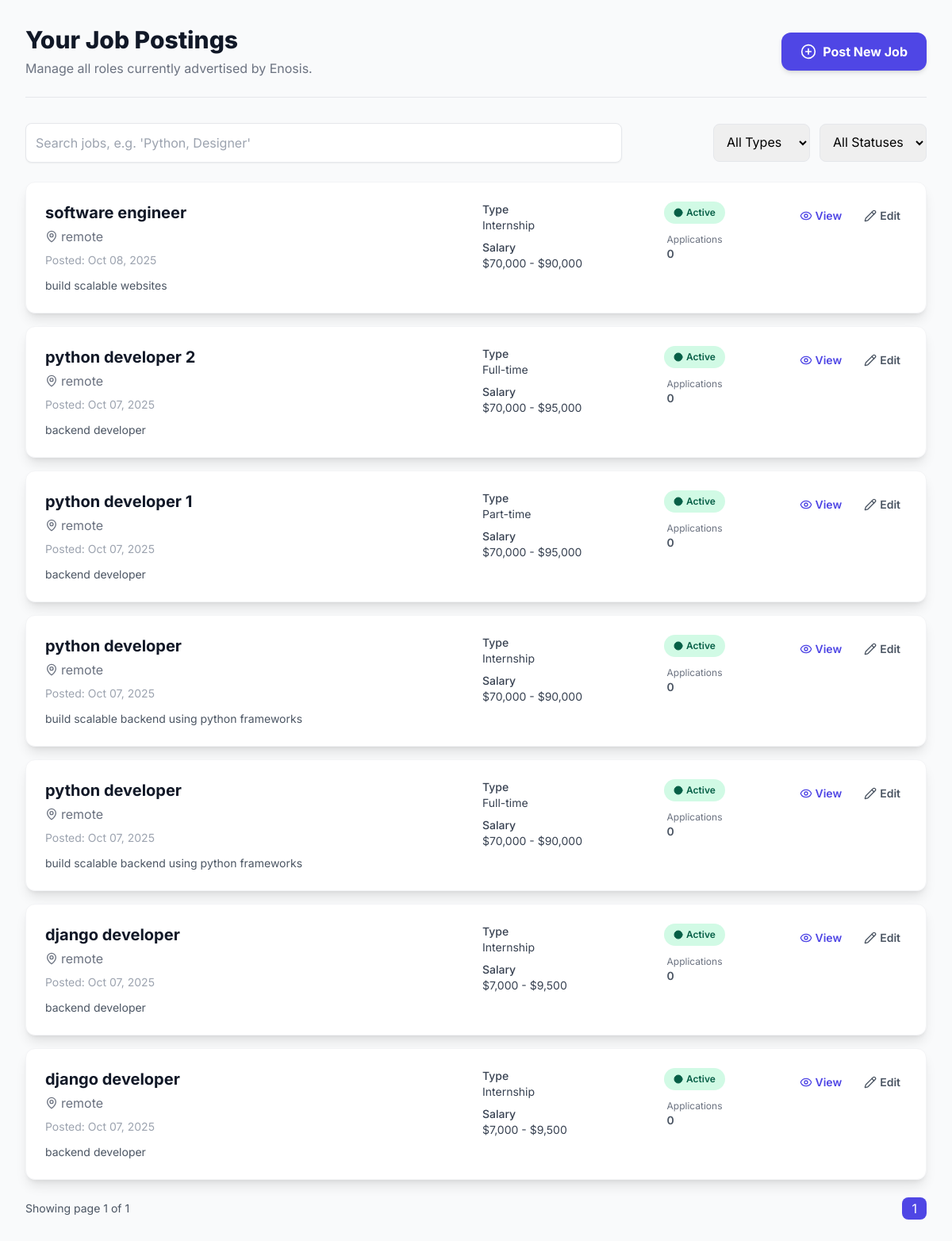
/company/jobs/ (signed in), run on the app's committed database.
### home/models.py (models this page shows, shortened)
class CompanyProfile(models.Model):
    user = models.OneToOneField(User, on_delete=models.CASCADE)
    company_name = models.CharField(max_length=200)
    industry = models.CharField(max_length=100)
    company_size = models.CharField(max_length=50)
    contact_person = models.CharField(max_length=150)
    phone_number = models.CharField(max_length=20)
    website = models.URLField(blank=True, null=True)
    agree_terms = models.BooleanField(default=False)

class JobPosting(models.Model):
    company = models.ForeignKey(
        CompanyProfile,
        on_delete=models.CASCADE,
        related_name='job_postings',
        help_text="The company that posted this job."
    )
    title = models.CharField(max_length=255, help_text="The job title (e.g., 'Senior Python Developer')")
    description = models.TextField(help_text="Detailed description of the role.")
    location = models.CharField(max_length=100, help_text="City, State, or 'Remote'")
    JOB_TYPES = [
        ('FT', 'Full-time'),
        ('PT', 'Part-time'),
        ('CT', 'Contract'),
        ('IT', 'Internship'),
    ]
    job_type = models.CharField(
        max_length=2,
        choices=JOB_TYPES,
        default='FT',
        help_text="Type of employment."
    )
    min_salary = models.IntegerField(
        null=True,
        blank=True,
        validators=[MinValueValidator(0)],
        help_text="Minimum expected annual salary (optional)."
    )
    max_salary = models.IntegerField(
        null=True,
        blank=True,
        validators=[MinValueValidator(0)],
        help_text="Maximum expected annual salary (optional)."
    )
    requirements = models.TextField(help_text="Key skills and qualifications required (e.g., technologies, education).")
    posted_date = models.DateTimeField(auto_now_add=True)
    application_deadline = models.DateField(null=True, blank=True)
    is_active = models.BooleanField(default=True, help_text="Is this job currently accepting applications?")
    class Meta:
        ordering = ['-posted_date']
        verbose_name_plural = "Job Postings"

### home/views.py (the view)
# urls.py: path('company/jobs/', views.company_job_list, name='company_job_list'),
@login_required
def company_job_list(request):
    try:
        company_profile = CompanyProfile.objects.get(user=request.user)
    except CompanyProfile.DoesNotExist:
        messages.error(request, "You must be a registered company to view your job list.")
        return redirect('company_dashboard')
    job_qs = JobPosting.objects.filter(company=company_profile).annotate(app_count=Count('applications')).order_by('-posted_date')
    paginator = Paginator(job_qs, 10)
    page = request.GET.get('page', 1)
    try:
        jobs_page = paginator.page(page)
    except PageNotAnInteger:
        jobs_page = paginator.page(1)
    except EmptyPage:
        jobs_page = paginator.page(paginator.num_pages)
    context = {
        'job_list': jobs_page,
        'company_name': company_profile.company_name,
        'paginator': paginator,
        'page_obj': jobs_page,
    }
    return render(request, 'CompanyJobListing.html', context)

### home/templates/CompanyJobListing.html (shortened to what this page needs)
<!DOCTYPE html>
{% load humanize %}
<html lang="en">
<head>
    <script src="https://cdn.tailwindcss.com"></script>
</head>
<body class="min-h-screen p-4 sm:p-8">
    <div class="max-w-6xl mx-auto">
        <header class="mb-8 border-b pb-6 flex flex-col md:flex-row justify-between items-start md:items-center">
            <div>
                <h1 class="text-3xl font-extrabold text-gray-900 leading-tight">Your Job Postings</h1>
                <p class="text-gray-500 mt-1">Manage all roles currently advertised by {{ company_name|default:"Your Company" }}.</p>
            </div>
            <a href="{% url 'post_job' %}"
               class="mt-4 md:mt-0 px-6 py-3 bg-indigo-600 text-white rounded-xl font-bold hover:bg-indigo-700 transition duration-150 shadow-md flex items-center">
                <i data-lucide="plus-circle" class="w-5 h-5 mr-2"></i>
                Post New Job
            </a>
        </header>
        <div class="mb-6 grid grid-cols-1 md:grid-cols-3 gap-4 items-center">
            <div class="md:col-span-2">
                <input id="jobSearch" type="text" placeholder="Search jobs, e.g. 'Python, Designer'"
                       class="w-full p-3 border border-gray-200 rounded-lg shadow-sm" />
            </div>
            <div class="flex gap-3 md:justify-end">
                <select id="filterType" class="p-3 border border-gray-200 rounded-lg">
                    <option value="">All Types</option>
                </select>
                <select id="filterStatus" class="p-3 border border-gray-200 rounded-lg">
                    <option value="">All Statuses</option>
                </select>
            </div>
        </div>
        {% if job_list %}
            <div id="jobsContainer" class="space-y-4">
                {% for job in job_list %}
                <div class="bg-white rounded-xl shadow-lg p-6 hover:shadow-xl transition duration-300 border border-gray-100"
                     data-title="{{ job.title|lower }}"
                     data-location="{{ job.location|lower }}"
                     data-type="{{ job.job_type }}"
                     data-status="{% if job.is_active %}active{% else %}inactive{% endif %}">
                    <div class="grid grid-cols-1 md:grid-cols-12 gap-4 items-start">
                        <div class="md:col-span-6">
                            <h2 class="text-xl font-bold text-gray-900 hover:text-indigo-600 transition duration-150">
                                <a href="{% url 'job_detail' pk=job.pk %}">{{ job.title }}</a>
                            </h2>
                            <p class="text-gray-500 mt-1 flex items-center">
                                <i data-lucide="map-pin" class="w-4 h-4 mr-1"></i>
                                {{ job.location }}
                            </p>
                            <p class="text-sm text-gray-400 mt-2">Posted: {{ job.posted_date|date:"M d, Y" }}</p>
                            <p class="text-sm text-gray-600 mt-3 line-clamp-3">{{ job.description|truncatechars:180 }}</p>
                        </div>
                        <div class="md:col-span-2 text-sm text-gray-700">
                            <div class="mb-2"><span class="font-medium">Type</span><div>{{ job.get_job_type_display }}</div></div>
                            <div class="mb-2"><span class="font-medium">Salary</span>
                                <div>
                                    {% if job.min_salary and job.max_salary %}
                                        ${{ job.min_salary|intcomma }} - ${{ job.max_salary|intcomma }}
                                    {% elif job.min_salary %}
                                        From ${{ job.min_salary|intcomma }}
                                    {% elif job.max_salary %}
                                        Up to ${{ job.max_salary|intcomma }}
                                    {% else %}
                                        Not specified
                                    {% endif %}
                                </div>
                            </div>
                        </div>
                        <div class="md:col-span-2 flex flex-col items-start md:items-center text-sm">
                            <span class="inline-flex items-center px-3 py-1.5 text-xs font-semibold rounded-full
                                {% if job.is_active %} job-status-active {% else %} job-status-inactive {% endif %}">
                                <i data-lucide="circle" class="w-3 h-3 mr-1 fill-current"></i>
                                {% if job.is_active %} Active {% else %} Inactive {% endif %}
                            </span>
                            <div class="mt-3 text-gray-600">
                                <div class="text-xs text-gray-500">Applications</div>
                                <div class="font-semibold">{{ job.app_count }}</div>
                            </div>
                        </div>
                        <div class="md:col-span-2 flex justify-start md:justify-end space-x-3 mt-3 md:mt-0">
                            <a href="{% url 'job_detail' pk=job.pk %}"
                               class="text-sm font-semibold text-indigo-600 hover:text-indigo-700 transition duration-150 p-2 rounded-lg hover:bg-indigo-50 flex items-center">
                                <i data-lucide="eye" class="w-4 h-4 mr-1"></i>
                                View
                            </a>
                            <a href="{% url 'post_job' %}?id={{ job.pk }}"
                               class="text-sm font-semibold text-gray-600 hover:text-gray-700 transition duration-150 p-2 rounded-lg hover:bg-gray-50 flex items-center">
                                <i data-lucide="pencil" class="w-4 h-4 mr-1"></i>
                                Edit
                            </a>
                        </div>
                    </div>
                </div>
                {% endfor %}
            </div>
            <div class="mt-6 flex items-center justify-between">
                <div class="text-sm text-gray-600">Showing page {{ page_obj.number }} of {{ page_obj.paginator.num_pages }}</div>
                <div class="space-x-2">
                    {% for num in page_obj.paginator.page_range %}
                        {% if num == page_obj.number %}
                            <span class="px-3 py-1 rounded-lg bg-indigo-600 text-white">{{ num }}</span>
                        {% elif num >= page_obj.number|add:'-2' and num <= page_obj.number|add:'2' %}
                            <a href="?page={{ num }}" class="px-3 py-1 rounded-lg border bg-white">{{ num }}</a>
                        {% endif %}
                    {% endfor %}
                </div>
            </div>
        {% endif %}
    </div>
</body>
</html>

### home/templates/CompanyJobListing.html (style rules this page uses)
:root { --primary-color: #4f46e5; }
body { font-family: 'Inter', sans-serif; background-color: #f9fafb; }
.job-status-active { background-color: #d1fae5; color: #065f46; }

### data on the page
CompanyProfile: company_name "Enosis"
JobPosting: title "software engineer", location "remote", posted_date "Oct 08, 2025", description "build scalable websites", job_type "Internship", min_salary "70,000", max_salary "90,000", is_active "Active", app_count "0"
JobPosting: title "python developer 2", location "remote", posted_date "Oct 07, 2025", description "backend developer", job_type "Full-time", min_salary "70,000", max_salary "95,000", is_active "Active", app_count "0"
JobPosting: title "python developer 1", location "remote", posted_date "Oct 07, 2025", description "backend developer", job_type "Part-time", min_salary "70,000", max_salary "95,000", is_active "Active", app_count "0"
JobPosting: title "python developer", location "remote", posted_date "Oct 07, 2025", description "build scalable backend using python frameworks", job_type "Internship", min_salary "70,000", max_salary "90,000", is_active "Active", app_count "0"
JobPosting: title "python developer", location "remote", posted_date "Oct 07, 2025", description "build scalable backend using python frameworks", job_type "Full-time", min_salary "70,000", max_salary "90,000", is_active "Active", app_count "0"
JobPosting: title "django developer", location "remote", posted_date "Oct 07, 2025", description "backend developer", job_type "Internship", min_salary "7,000", max_salary "9,500", is_active "Active", app_count "0"
JobPosting: title "django developer", location "remote", posted_date "Oct 07, 2025", description "backend developer", job_type "Internship", min_salary "7,000", max_salary "9,500", is_active "Active", app_count "0"

### other printed values
{{ page_obj.number }} "1"
{{ page_obj.paginator.num_pages }} "1"
{{ num }} "1"
